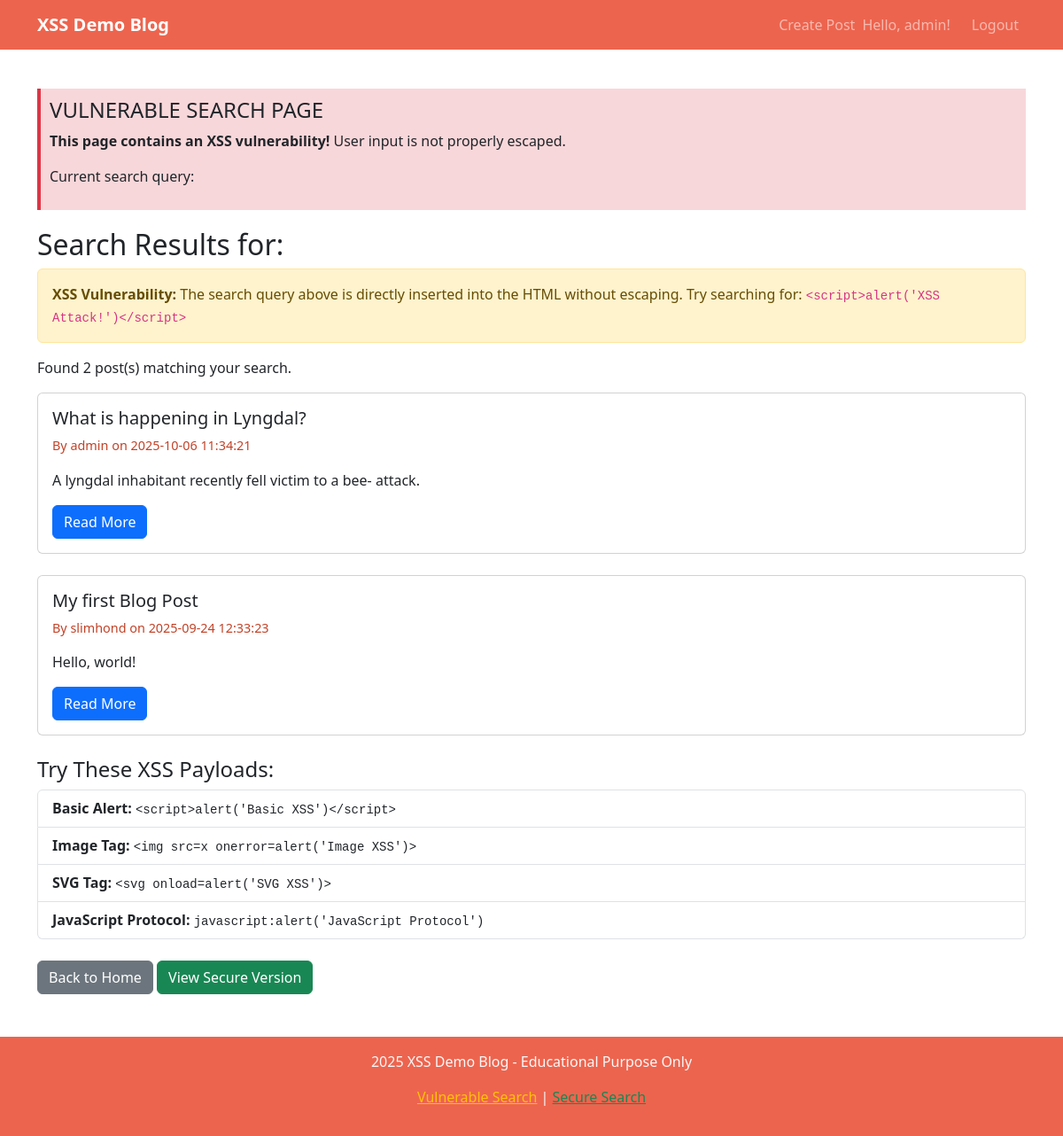
The app's page /vulnerable_search (signed in) with its own data.
### tables this page shows
CREATE TABLE users
                 (id INTEGER PRIMARY KEY AUTOINCREMENT,
                  username TEXT UNIQUE NOT NULL,
                  password_hash TEXT NOT NULL,
                  email TEXT NOT NULL,
                  created_at TIMESTAMP DEFAULT CURRENT_TIMESTAMP, totp_secret TEXT, totp_enabled INTEGER DEFAULT 0, oauth_provider TEXT, oauth_id TEXT, account_locked INTEGER DEFAULT 0, lock_until TIMESTAMP, last_login TIMESTAMP);

CREATE TABLE posts
                 (id INTEGER PRIMARY KEY AUTOINCREMENT,
                  title TEXT NOT NULL,
                  content TEXT NOT NULL,
                  author_id INTEGER,
                  created_at TIMESTAMP DEFAULT CURRENT_TIMESTAMP,
                  FOREIGN KEY (author_id) REFERENCES users (id));

### app.py (the view)
@app.route('/vulnerable_search')
def vulnerable_search():
    search_query = request.args.get('q', '')
    conn = get_db_connection()
    posts = conn.execute('''SELECT p.*, u.username
                            FROM posts p
                            JOIN users u ON p.author_id = u.id
                            WHERE p.title LIKE ? OR p.content LIKE ?
                            ORDER BY p.created_at DESC''',
                        (f'%{search_query}%', f'%{search_query}%')).fetchall()
    conn.close()
    return render_template('vulnerable_search.html', posts=posts, query=Markup(search_query))

### app.py (called while the page is built)
def get_db_connection():
    conn = sqlite3.connect('blog.db')
    conn.row_factory = sqlite3.Row
    return conn

### templates/vulnerable_search.html (shortened to what this page needs)
{% extends "base.html" %}
{% block content %}
<div class="row">
    <div class="col-md-12">
        <div class="vulnerability-info">
            <h4> VULNERABLE SEARCH PAGE</h4>
            <p><strong>This page contains an XSS vulnerability!</strong> User input is not properly escaped.</p>
            <p>Current search query: <strong>{{ query }}</strong></p>
        </div>
        <h2>Search Results for: {{ query }}</h2>
        <div class="alert alert-warning">
            <strong>XSS Vulnerability:</strong> The search query above is directly inserted into the HTML without escaping.
            Try searching for: <code>&lt;script&gt;alert('XSS Attack!')&lt;/script&gt;</code>
        </div>
        {% if posts %}
            <p>Found {{ posts|length }} post(s) matching your search.</p>
            {% for post in posts %}
                <div class="card mb-4">
                    <div class="card-body">
                        <h5 class="card-title">{{ post.title }}</h5>
                        <p class="post-meta">By {{ post.username }} on {{ post.created_at }}</p>
                        <p class="card-text">{{ post.content[:200] }}{% if post.content|length > 200 %}...{% endif %}</p>
                        <a href="{{ url_for('view_post', post_id=post.id) }}" class="btn btn-primary">Read More</a>
                    </div>
                </div>
            {% endfor %}
        {% else %}
            <div class="alert alert-info">
                <p>No posts found matching your search query: <strong>{{ query }}</strong></p>
            </div>
        {% endif %}
        <div class="mt-4">
            <h4>Try These XSS Payloads:</h4>
            <div class="list-group">
                <a href="?q=<script>alert('Basic XSS')</script>" class="list-group-item list-group-item-action">
                    <strong>Basic Alert:</strong> <code>&lt;script&gt;alert('Basic XSS')&lt;/script&gt;</code>
                </a>
                <a href="?q=<img src=x onerror=alert('Image XSS')>" class="list-group-item list-group-item-action">
                    <strong>Image Tag:</strong> <code>&lt;img src=x onerror=alert('Image XSS')&gt;</code>
                </a>
                <a href="?q=<svg onload=alert('SVG XSS')>" class="list-group-item list-group-item-action">
                    <strong>SVG Tag:</strong> <code>&lt;svg onload=alert('SVG XSS')&gt;</code>
                </a>
                <a href="?q=javascript:alert('JavaScript Protocol')" class="list-group-item list-group-item-action">
                    <strong>JavaScript Protocol:</strong> <code>javascript:alert('JavaScript Protocol')</code>
                </a>
            </div>
        </div>
        <div class="mt-4">
            <a href="{{ url_for('index') }}" class="btn btn-secondary">Back to Home</a>
            <a href="/secure_search?q={{ request.args.get('q', '') }}" class="btn btn-success">View Secure Version</a>
        </div>
    </div>
</div>
{% endblock %}

### templates/base.html (shortened to what this page needs)
<!DOCTYPE html>
<html lang="en">
<head>
    <link href="https://cdnjs.cloudflare.com/ajax/libs/bootstrap/5.3.0/css/bootstrap.min.css" rel="stylesheet">
</head>
<body>
    <nav class="navbar navbar-expand-lg navbar-dark navbar-custom">
        <div class="container">
            <a class="navbar-brand" href="{{ url_for('index') }}">XSS Demo Blog</a>
            <div class="navbar-nav ms-auto">
                {% if session.username %}
                    <a class="nav-link" href="{{ url_for('create_post') }}">Create Post</a>
                    <span class="navbar-text me-3">Hello, {{ session.username }}!</span>
                    <a class="nav-link" href="{{ url_for('logout') }}">Logout</a>
                {% else %}
                    <a class="nav-link" href="{{ url_for('login') }}">Login</a>
                    <a class="nav-link" href="{{ url_for('register') }}">Register</a>
                {% endif %}
            </div>
        </div>
    </nav>
    <div class="container mt-4">
        {% block content %}{% endblock %}
    </div>
    <footer class="navbar-custom text-light text-center py-3 mt-5">
        <div class="container">
            <p> 2025 XSS Demo Blog - Educational Purpose Only</p>
            <p>
                <a href="/vulnerable_search?q=test" class="text-warning">Vulnerable Search</a> |
                <a href="/secure_search?q=test" class="text-success">Secure Search</a>
            </p>
        </div>
    </footer>
</body>
</html>

### templates/base.html (style rules this page uses)
.navbar-brand { font-weight: bold; }
.post-meta { color: #C24227; font-size: 0.9em; }
.vulnerability-info { background-color: #f8d7da; border-left: 4px solid #dc3545; padding: 10px; margin: 20px 0; }
.navbar-custom { background-color: #ED644E !important; }

### records on screen
users: username "admin"
posts: title "What is happening in Lyngdal?", username "admin", created_at "2025-10-06 11:34:21", content "A lyngdal inhabitant recently fell victim to a bee- attack."
posts: title "My first Blog Post", username "slimhond", created_at "2025-09-24 12:33:23", content "Hello, world!"

### other values on screen
{{ posts|length }} "2"
